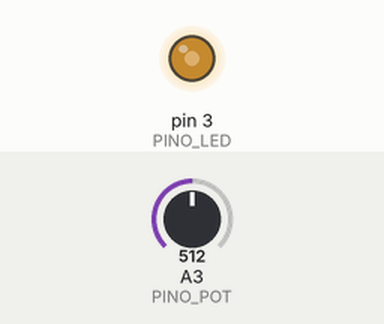
Simulated run of this sketch. Board: Arduino Uno, built with avr-gcc and run on an emulated ATmega328P. Shown: output pins drawn as LEDs (lit = HIGH). The inputs (shaded band) are chosen by the test bench; at power-on: A3 (PINO_POT) = 512.

Above: at 1.2 s.
1.3 s: A3 (PINO_POT) set to 716
At 2.1 s:
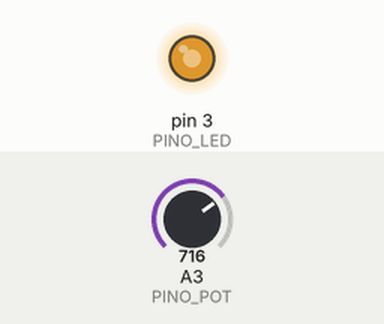
2.8 s: A3 (PINO_POT) set to 900
At 3.4 s:
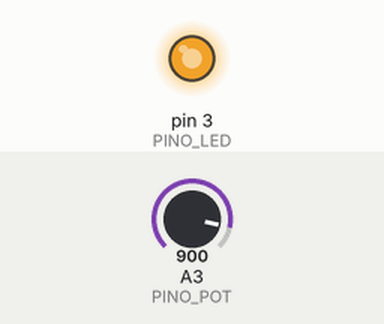
4.3 s: A3 (PINO_POT) set to 122
At 4.8 s:
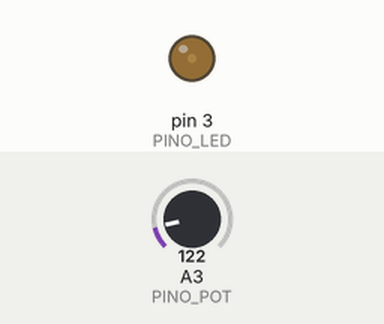
5.8 s: A3 (PINO_POT) set to 0
At 6.1 s:
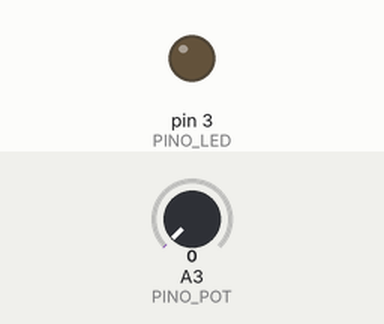
7.3 s: A3 (PINO_POT) set to 511
At 8.6 s:
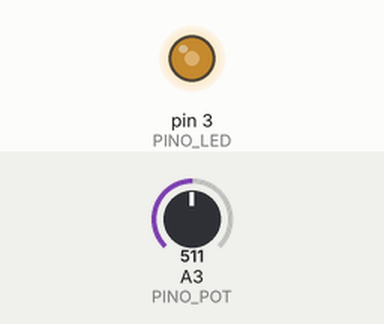
Timing chart, 0 to 9.8 s (numbered marks = the images above; inputs shaded):
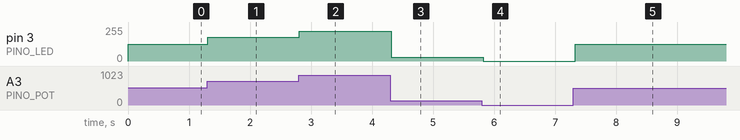

Measured:
- after the input at 1.3 s, pin 3 (PINO_LED): 127/255 → 178/255 at once
- after the input at 2.8 s, pin 3 (PINO_LED): 178/255 → 224/255 at once
- after the input at 4.3 s, pin 3 (PINO_LED): 224/255 → 30/255 at once
- after the input at 5.8 s, pin 3 (PINO_LED): 30/255 → 0/255 at once
- after the input at 7.3 s, pin 3 (PINO_LED): 0/255 → 127/255 at once

The sketch:

potenciometro_led.ino
```cpp
// (licence header left out)
#define PINO_POT A3
#define PINO_LED 3

void setup() {
  pinMode(PINO_LED, OUTPUT);
}

int valorPot = 0;
void loop() {
  // faz a leitura do valor do potenciômetro
  valorPot = analogRead(PINO_POT); //  0-1023

  // mapeia p valor para o intervalo de 0-255 e o utiliza para acender o led
  analogWrite(PINO_LED, map(valorPot, 0, 1023, 0, 255));

  delay(50);
}
```
